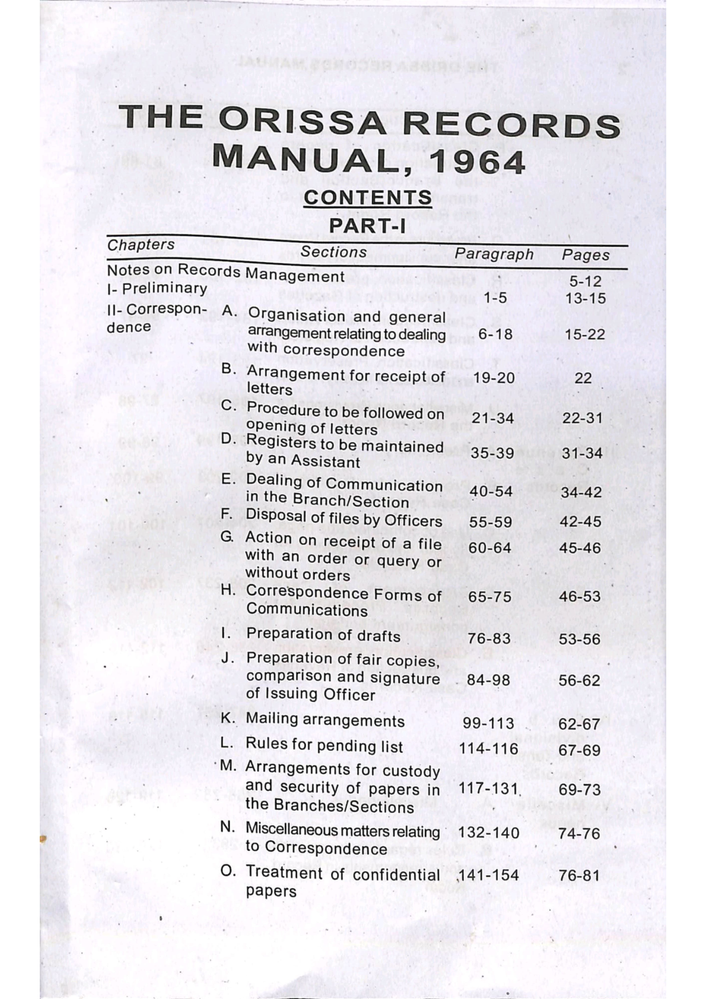
#> input picture data/raw_images/page_1.png, 706 x 999 px, shrunk from 1190 x 1684 before the run; its folder holds only this picture in this run
$ python clean_image.py
#> lines starting #> are read from the running program, lines starting #| are printed output that depends on the picture; after the words box and inside, x2 and y2 are one past the last pixel; in counts of white or black regions, pixels touching at a corner belong together
import cv2
import numpy as np
import os
import glob

def preprocess_image(image_path, output_path):
    """
    To cleans up a raw image to make the text pop for the OCR AI.

    """
#> called with image_path = 'data/raw_images/page_1.png', output_path = 'data/processed_images/page_1.png'

    img = cv2.imread(image_path)
#> img is the input picture: shape (999, 706, 3); mean B, G, R 233.6, 228.5, 230.7


    gray = cv2.cvtColor(img, cv2.COLOR_BGR2GRAY)


    blurred = cv2.GaussianBlur(gray, (5, 5), 0)
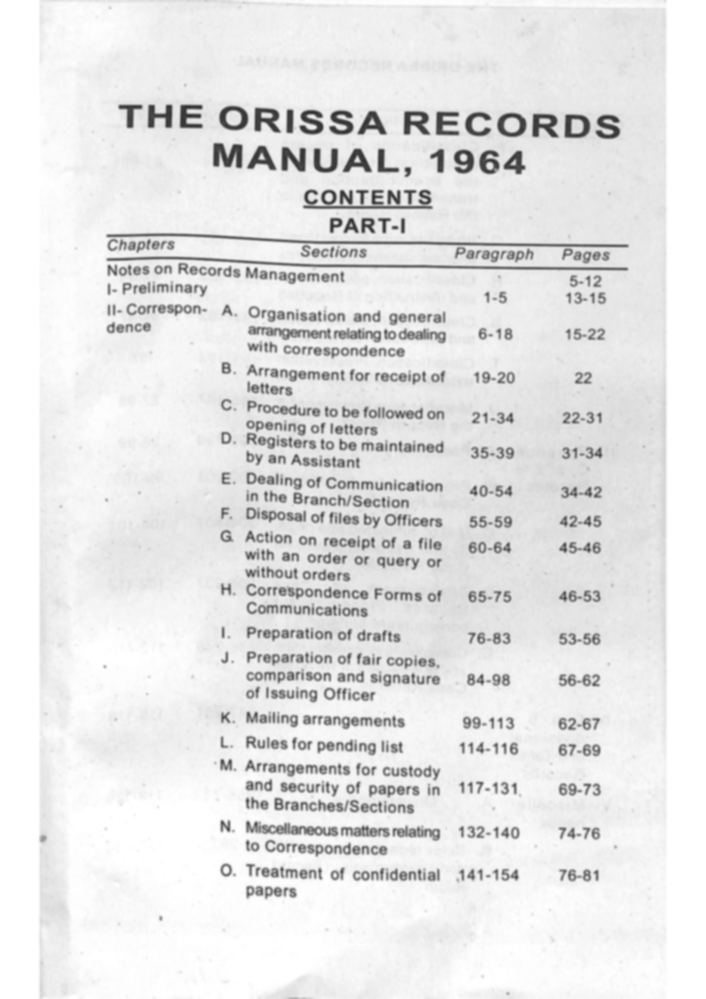
#> blurred: shape (999, 706); min 47, max 255, mean 229.8


    binary = cv2.adaptiveThreshold(
        blurred, 255, cv2.ADAPTIVE_THRESH_GAUSSIAN_C, cv2.THRESH_BINARY, 11, 2
    )
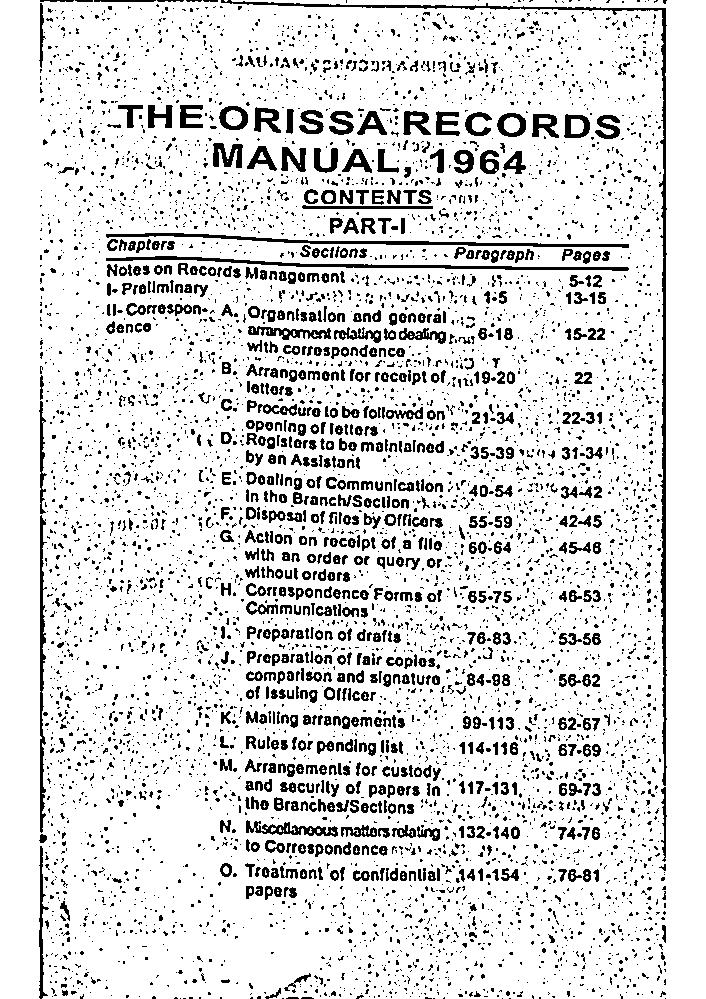
#> binary: shape (999, 706); 86.5% white; 6410 black regions (5473 under 20 px), largest, box (x1, y1, x2, y2) and area: (221, 0, 667, 786) 3862, (106, 233, 629, 248) 1677, (106, 256, 629, 271) 1675


    cv2.imwrite(output_path, binary)
    print(f"Processed and saved: {os.path.basename(output_path)}")


if __name__ == "__main__":
    INPUT_DIR = "data/raw_images"
    OUTPUT_DIR = "data/processed_images"


    image_files = glob.glob(os.path.join(INPUT_DIR, "*.png"))

    if not image_files:
        print("No images found! Make sure you run pdf_to_image.py first.")
    else:
        print(f"Found {len(image_files)} images. Starting cleanup...")
        for img_path in image_files:

            filename = os.path.basename(img_path)
            out_path = os.path.join(OUTPUT_DIR, filename)


            preprocess_image(img_path, out_path)

        print("Preprocessing complete! Check the data/processed_images folder.")

$ run again, on data/raw_images/page_5.png
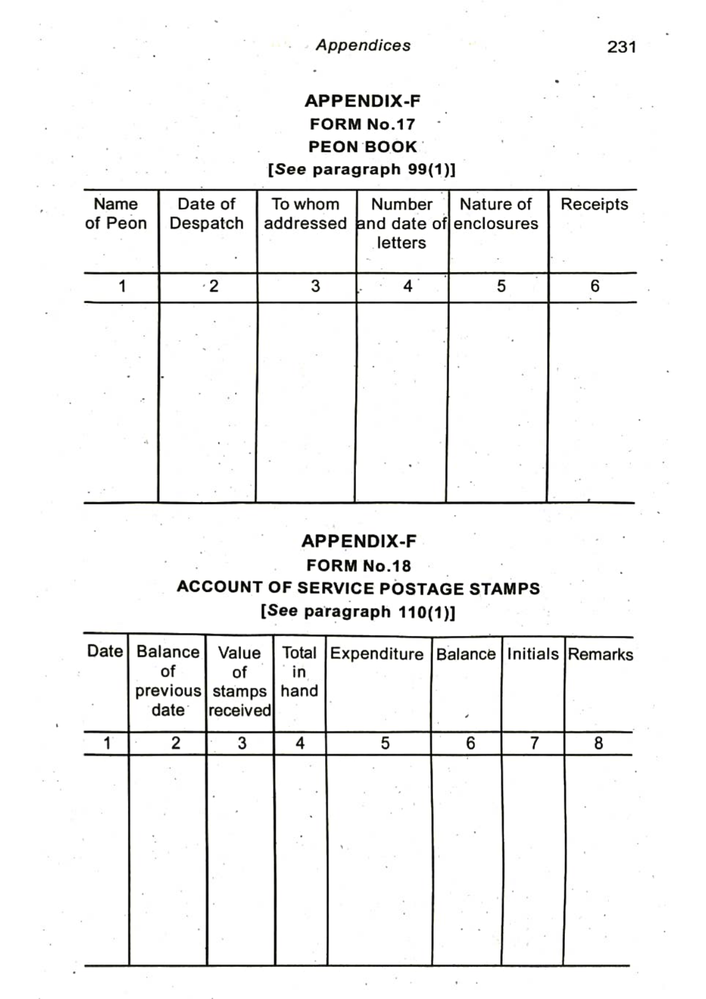
#> input picture data/raw_images/page_5.png, 706 x 999 px, shrunk from 1190 x 1684 before the run
#> in preprocess_image, img is the input picture: shape (999, 706, 3); mean B, G, R 243.2, 243.5, 243.4
#> in preprocess_image, `blurred = cv2.GaussianBlur(gray, (5, 5), 0)`:
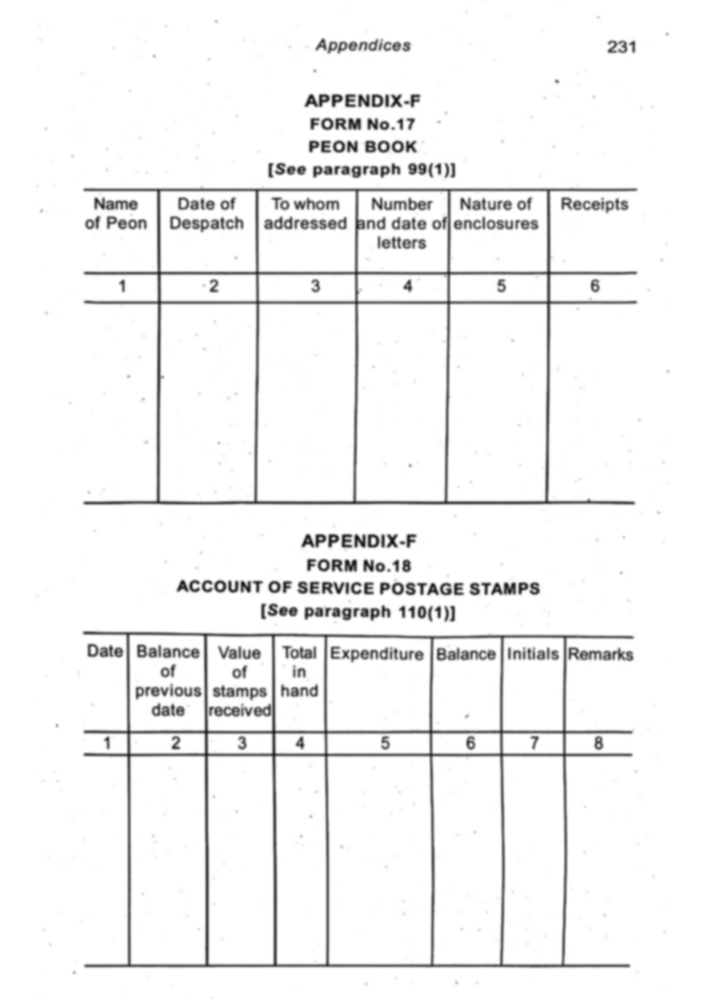
#> blurred: shape (999, 706); min 18, max 255, mean 243.5
#> in preprocess_image, `binary = cv2.adaptiveThreshold( blurred, 255, cv2.ADAPTIVE_THRESH_GAUS..`:
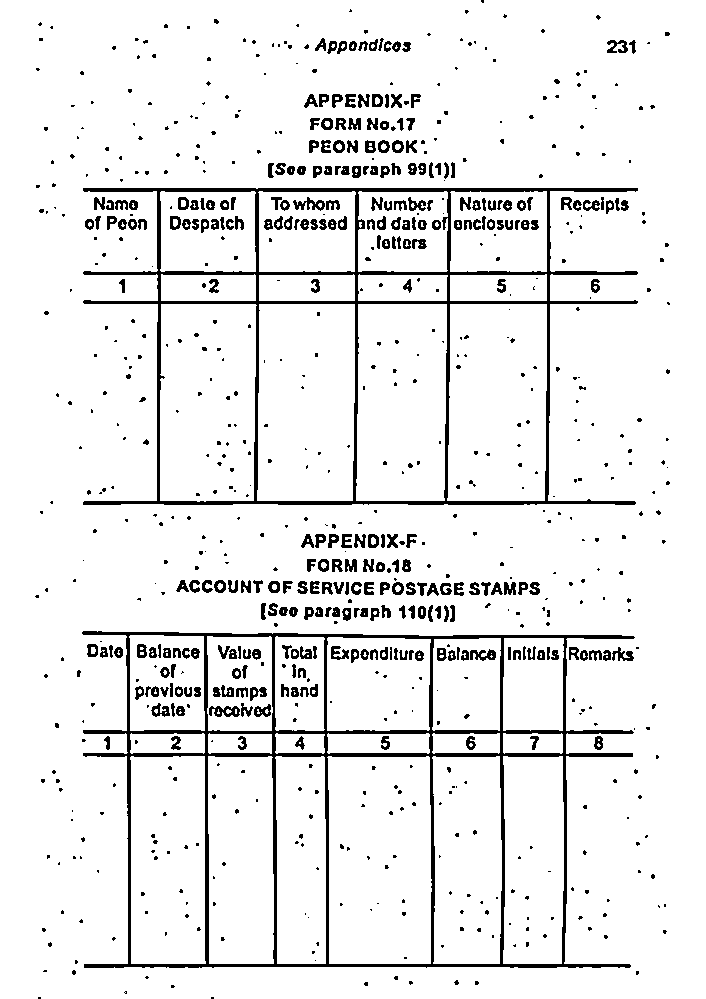
#> binary: shape (999, 706); 92.4% white; 838 black regions (539 under 20 px), largest, box (x1, y1, x2, y2) and area: (82, 631, 635, 968) 15040, (83, 188, 638, 505) 12757, (209, 706, 240, 717) 214

$ run again, on data/raw_images/page_6.png
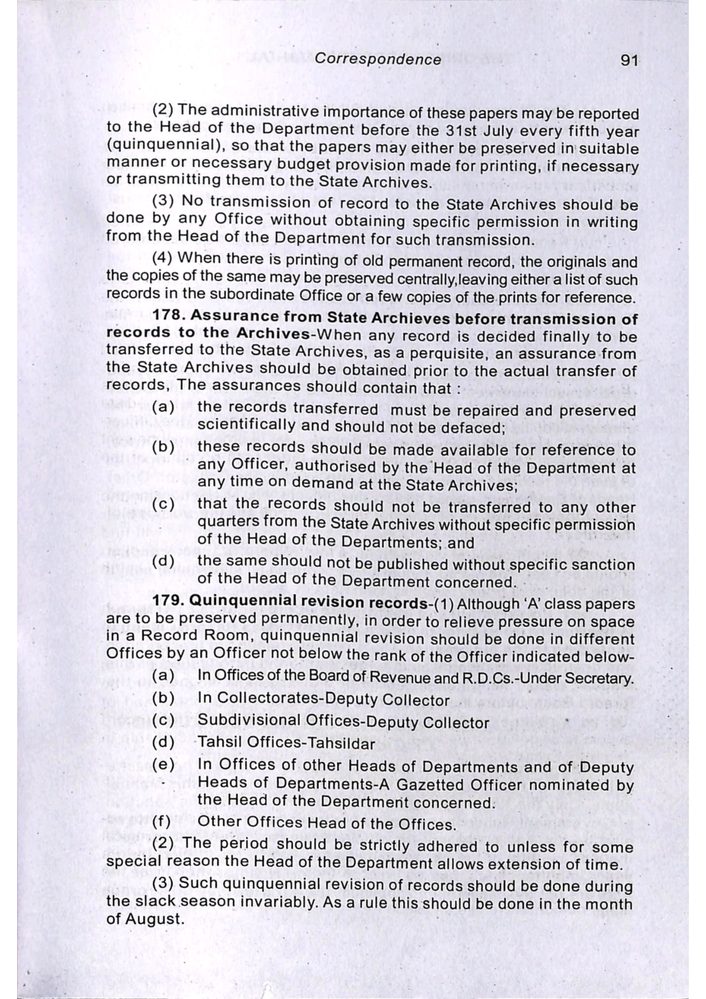
#> input picture data/raw_images/page_6.png, 706 x 999 px, shrunk from 1190 x 1684 before the run
#> in preprocess_image, img is the input picture: shape (999, 706, 3); mean B, G, R 220.2, 211.9, 213.8
#> in preprocess_image, `blurred = cv2.GaussianBlur(gray, (5, 5), 0)`:
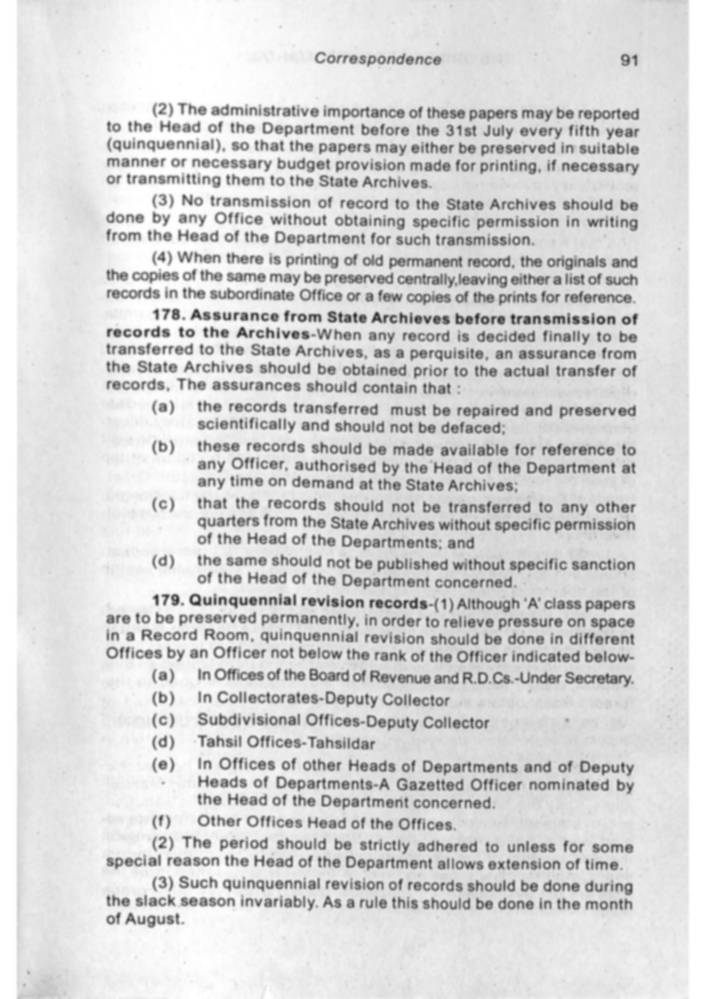
#> blurred: shape (999, 706); min 40, max 255, mean 213.4
#> in preprocess_image, `binary = cv2.adaptiveThreshold( blurred, 255, cv2.ADAPTIVE_THRESH_GAUS..`:
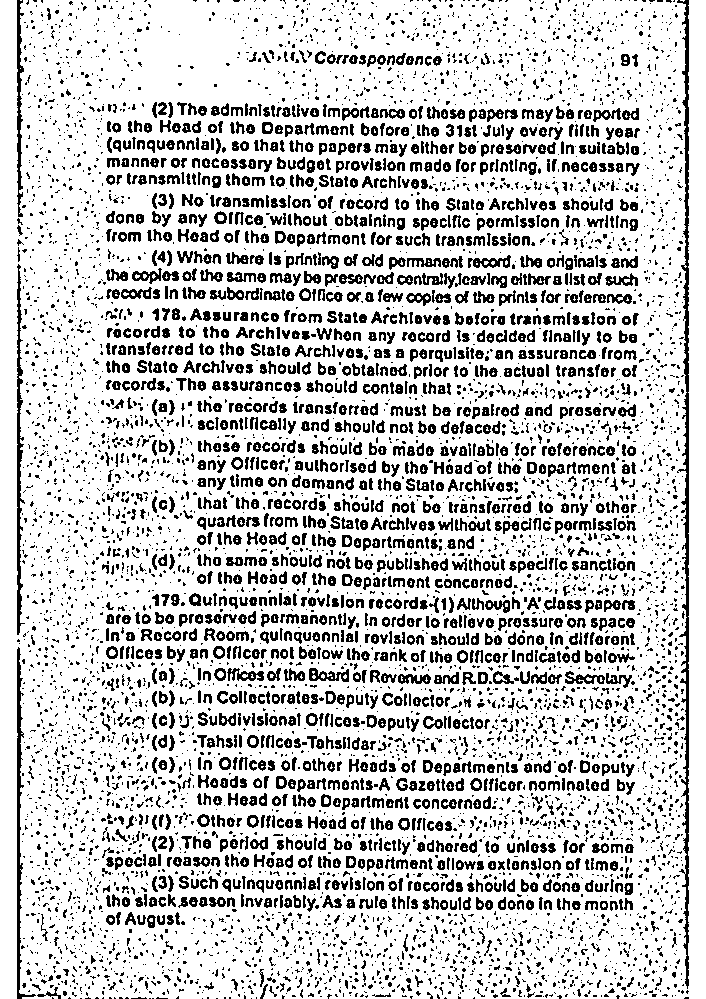
#> binary: shape (999, 706); 79.3% white; black in thin lines or dots

$ run again, on data/raw_images/page_7.png
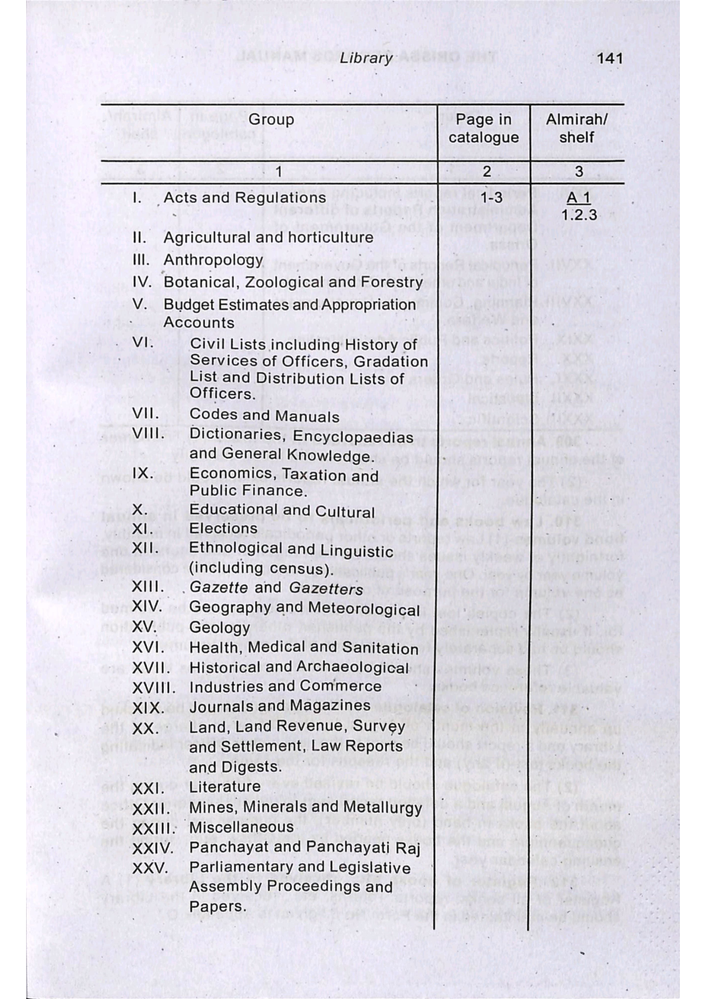
#> input picture data/raw_images/page_7.png, 706 x 999 px, shrunk from 1190 x 1684 before the run
#> in preprocess_image, img is the input picture: shape (999, 706, 3); mean B, G, R 226.7, 218.5, 220.6
#> in preprocess_image, `blurred = cv2.GaussianBlur(gray, (5, 5), 0)`:
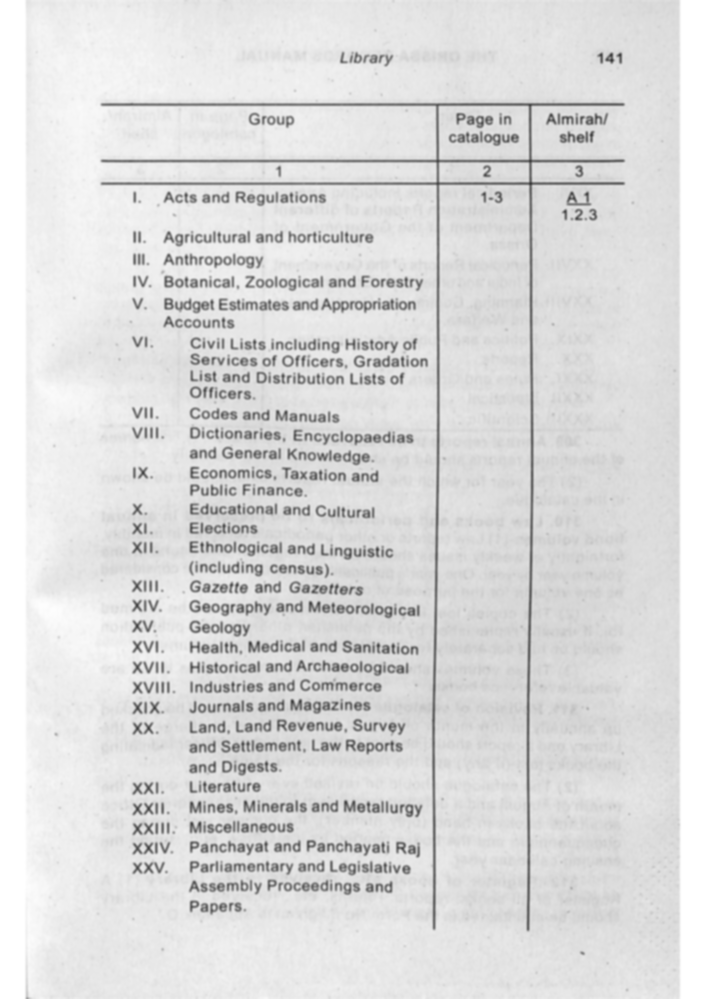
#> blurred: shape (999, 706); min 55, max 255, mean 220.1
#> in preprocess_image, `binary = cv2.adaptiveThreshold( blurred, 255, cv2.ADAPTIVE_THRESH_GAUS..`:
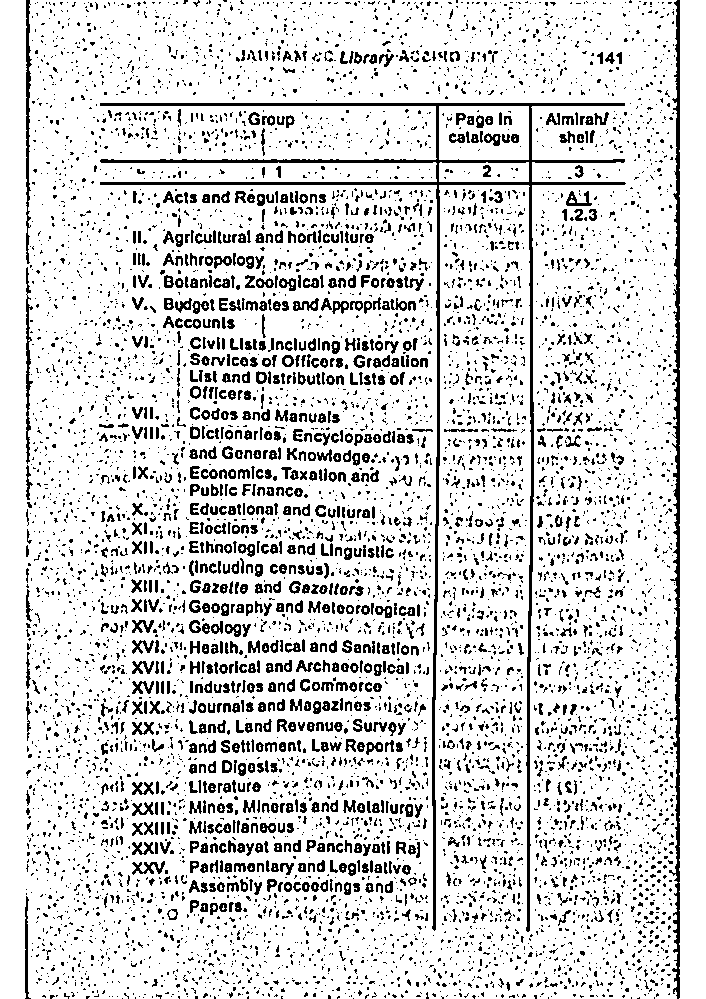
#> binary: shape (999, 706); 85% white; black in thin lines or dots
